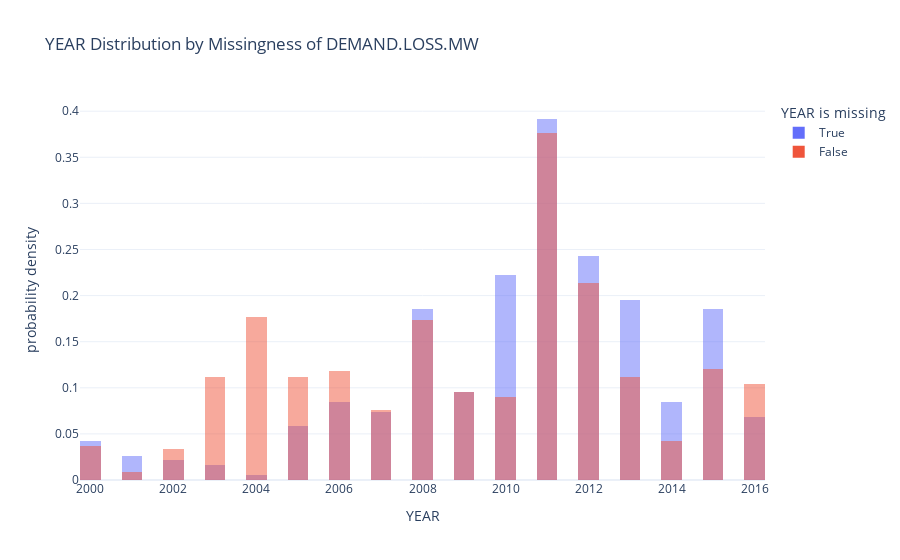

The notebook cell saved with this chart:
### Code cell
def plot_kde_by_missingness(df, missing_col, target_col, title, save_path=None):
    fig = px.histogram(
        df,
        x=target_col,
        color=missing_col,
        histnorm='probability density',
        nbins=50,
        barmode='overlay',
        opacity=0.5,
        title=title,
        labels={target_col: target_col, missing_col: f"{target_col} is missing"}
    )
    fig.update_layout(template="plotly_white")
    
    if save_path:
        fig.write_html(save_path, include_plotlyjs='cdn')
    fig.show()

# Visualize the distribution of YEAR split by whether DEMAND.LOSS.MW is missing
plot_kde_by_missingness(
    df=df_check_missing,
    missing_col="DEMAND_LOSS_IS_MISSING",
    target_col="YEAR",
    title="YEAR Distribution by Missingness of DEMAND.LOSS.MW",
    save_path="assets/year_distribution_missingness.html")

### Figure 1 — Plotly figure (JSON) as saved in the notebook; plotly's stock layout.template omitted (floating-point values rounded to 4 significant figures; data arrays with more than 128 entries replaced by an {"elided": "..."} marker saying what was removed)
{"data": [{"alignmentgroup": "True", "bingroup": "x", "histnorm": "probability density", "hovertemplate": "YEAR is missing=True<br>YEAR=%{x}<br>probability density=%{y}<extra></extra>", "legendgroup": "True", "marker": {"color": "#636efa", "opacity": 0.5, "pattern": {"shape": ""}}, "name": "True", "nbinsx": 50, "offsetgroup": "True", "orientation": "v", "showlegend": true, "type": "histogram", "x": {"elided": "378 int values"}, "xaxis": "x", "yaxis": "y"}, {"alignmentgroup": "True", "bingroup": "x", "histnorm": "probability density", "hovertemplate": "YEAR is missing=False<br>YEAR=%{x}<br>probability density=%{y}<extra></extra>", "legendgroup": "False", "marker": {"color": "#EF553B", "opacity": 0.5, "pattern": {"shape": ""}}, "name": "False", "nbinsx": 50, "offsetgroup": "False", "orientation": "v", "showlegend": true, "type": "histogram", "x": {"elided": "713 int values"}, "xaxis": "x", "yaxis": "y"}], "layout": {"barmode": "overlay", "legend": {"title": {"text": "YEAR is missing"}, "tracegroupgap": 0}, "title": {"text": "YEAR Distribution by Missingness of DEMAND.LOSS.MW"}, "xaxis": {"anchor": "y", "domain": [0, 1], "title": {"text": "YEAR"}}, "yaxis": {"anchor": "x", "domain": [0, 1], "title": {"text": "probability density"}}}}
